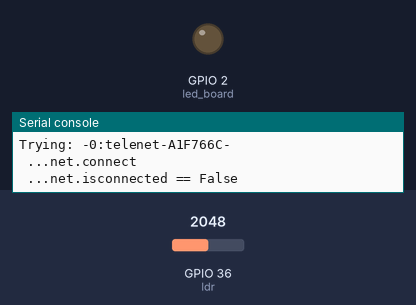
Bench run of a program on a simulated ESP32 board running MicroPython. Parts: output pins drawn as LEDs (lit = HIGH), the last lines printed to the serial console. The inputs (shaded band) are chosen by the test bench; at power-on: GPIO 36 (ldr) = 2048 (analog values on the 0–4095 scale). No MQTT or app messages arrive unless stated.

Above: at 0.1 s.
At 4.6 s:
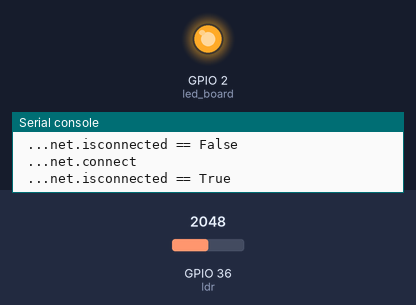
Timing chart, 0 to 7.0 s (numbered marks = the images above):
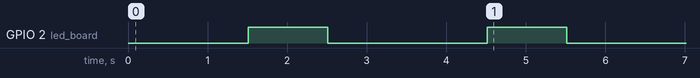

The program:

esp_ldrsensor.py
```python
import sys
import time
import json

from machine import Pin, ADC

from lib import simpleWifi_v2
from lib.connectMQTT import mqtt_connect_mosquitto_local

print("### ESP32 with LDR Sensor in HomeAssistant ###")
mqtt = None
DEV_NAME = "esp_ldr_sensor_sam"
SENSOR_ID = "19640927"

# Definitie van de sensor
ldr = ADC(Pin(36))
ldr.atten(ADC.ATTN_11DB)

# Functie auto detectieim van de sensor in HomeAssistant
def publish_discovery(client, dev_name, uid):
    discovery_topic = f"homeassistant/sensor/{dev_name}/config"
    discovery_payload = {
        "name": f"LDR 0",
        "state_topic": f"home/{dev_name}/state",
        "unit_of_measurement": "%",
        "unique_id": f"{dev_name}_{uid}",
        "value_template": "{{ value_json.ldr0 }}",  #ldr0 is de key om de waarde van ldr te publiceren
        "device": {
            "identifiers": [dev_name],
            "name": dev_name,
            "model": "ESP32",
            "manufacturer": "SamSam"
        }
    }
    print("Publishing discovery message")
    client.publish(
        discovery_topic.encode(),
        json.dumps(discovery_payload).encode(),
        retain=True)
    print("auto discovery message send to HomeAssistant")

print("Opening wifi")
wifi = simpleWifi_v2.Wifi()

wifi.open()
if wifi.get_status() > 0:
    print("wifi connected")
    print(wifi.get_IPdata())
else:
    print("wifi not connected, bye...")
    sys.exit()

print("Connecting to MQTT Broker")
mqtt = mqtt_connect_mosquitto_local()
if mqtt is None:
    print("No connection to MQTT Broker, bye...")
    sys.exit()

print("Ready to communicate :)")
publish_discovery(mqtt, DEV_NAME, SENSOR_ID)

while True:
    val = ldr.read()
    val_percent = 100 * (val/2**12)  # 2**12 = 4096
    payload = {
        "ldr0": round(val_percent, 2)
    }
    print(f"   __ waarde ldr0: {val_percent}")
    mqtt.publish(
        f"home/{DEV_NAME}/state",
        json.dumps(payload).encode()
    )
    time.sleep(2)
```

simpleWifi_v2.py
```python
import wifi_data_v2
import network
import time
from machine import Pin
class Wifi:

    bConnected = False

    def __init__(self):
        """ activation WLAN interface"""
        self.net=None
        self.status=0
        self.wdata=wifi_data_v2.Data
        try:
            self.net=network.WLAN(network.STA_IF)
            self.net.active(True)
        except Exception as e:
            self.status = -1
            if self.wdata.debug:
                print(e)

    def open(self):
        """connect to SSID from wifi_data"""
        try:
            print(f"Opening a connection to the WIFI")
            for j in range(0,len(self.wdata.ssid)):
                print(f"Trying: -{j}:{self.wdata.ssid[j]}-")
                for t in range(0,self.wdata.times_try):
                    try:
                        print(" ...net.connect")
                        self.net.connect(self.wdata.ssid[j],self.wdata.pwd[j])
                        if self.net.isconnected():
                            print(" ...net.isconnected == True")
                            self.status = 1
                            Wifi.bConnected = True
                            return True
                        print(" ...net.isconnected == False")
                        time.sleep_ms(100)
                    except:
                        time.sleep(100)
            self.status = -1
            return False
        except Exception as e:
            print(f"Exception: {e}")
            self.status = -1
            if self.wdata.debug:
                print(e)
            return False

    def open_static(self,ip,subnet,gateway,dns):
        print("Setting static IP address")
        self.net.ifconfig((ip,subnet,gateway,dns))
        """connect to SSID from wifi_data"""
        try:
            for j in range(0,len(self.wdata.ssid)):
                for t in range(0,self.wdata.times_try):
                    try:
                        self.net.connect(self.wdata.ssid[j],self.wdata.pwd[j])
                        if self.net.isconnected():
                            self.status = 1
                            Wifi.bConnected = True
                            return True
                        time.sleep_ms(100)
                    except:
                        time.sleep_ms(100)
            self.status = -1
            return False
        except Exception as e:
            print("Error Connection")
            self.status = -1
            if self.wdata.debug:
                print(e)
            return False

    def close(self):
        """disconnect"""
        self.net.disconnect()
        self.status = 0
        Wifi.bConnected = False

    def get_status(self):
        """gives status by blinking LED
        status NOK: 10 short flash
        status OK: Long on - short off - long on"""
        led_board=Pin(2,Pin.OUT)
        if self.status <= 0:
            for t in range(0,10):
                led_board.value(1)
                time.sleep_ms(100)
                led_board.value(0)
                time.sleep_ms(100)
        else:
            led_board.value(1)
            time.sleep_ms(1000)
            led_board.value(0)
            time.sleep_ms(2000)
            led_board.value(1)
            time.sleep_ms(1000)
            led_board.value(0)
        return self.status

    def checkWifiConnect(self):
        """Check if the ESP is still connected to the network
        if not, try to reconnect"""
        if self.get_IPdata() == "" or self.get_IPdata()[0]=="0.0.0.0":
            self.status=0
            self.open()
            self.get_status()

    def get_IPdata(self):
        """Get IP data"""
        if self.status>0:
            return self.net.ifconfig()
        else:
            return ""
```

connectMQTT.py
```python
from umqtt.robust import MQTTClient #module voor MQTT
import ssl

MQTT_SERVER = "192.168.0.192"
MQTT_PORT = 1884

MQTT_SERVER_HIVE = "cb1801cd6d3b48339e06180cc5a759ff.s1.eu.hivemq.cloud"
MQTT_PORT_HIVE = 8883

MQTT_USER = "samsam"
MQTT_PW = "H3tCv0.be"


def mqtt_connect_hivemq_cloud():
    #laat veiligheid over aan de server = Broker in de cloud
    context = ssl.SSLContext(ssl.PROTOCOL_TLS_CLIENT)
    context.verify_mode = ssl.CERT_NONE
    mqttcl = MQTTClient(
            client_id="sam_esp_1".encode(),
            server=MQTT_SERVER_HIVE.encode(),
            port=MQTT_PORT_HIVE,  # 0 wijst naar de standaard poort, dat is 8883
            user=MQTT_USER.encode(),
            password=MQTT_PW.encode(),
            keepalive=7200, #connectie wordt 7200 seconden opengehouden
            ssl=context,
    )
    mqttcl.connect()
    return mqttcl

def mqtt_connect_public_hivemq():
    #laat veiligheid over aan de server = Broker in de cloud
    mqttcl = MQTTClient(
            client_id="sam196409271".encode(),
            server="broker.hivemq.com")
    mqttcl.connect()
    return mqttcl

def mqtt_connect_mosquitto_local():
    #laat veiligheid over aan de server = Broker in de cloud
    print("Connecting to mosquitto local")
    context = ssl.SSLContext(ssl.PROTOCOL_TLS_CLIENT)
    context.verify_mode = ssl.CERT_NONE
    mqttcl = MQTTClient(
            client_id="sam_esp_1".encode(),
            server=MQTT_SERVER.encode(),
            port=MQTT_PORT,  # 0 wijst naar de standaard poort, dat is 8883
            user=MQTT_USER.encode(),
            password=MQTT_PW.encode(),
            keepalive=7200, #connectie wordt 7200 seconden opengehouden
            ssl=None,
    )
    mqttcl.connect()
    return mqttcl
```

wifi_data_v2.py
```python
class Data:
    ssid= ["telenet-A1F766C", "wifiCVO24"]
    pwd=["x58pethrKefm","H3tCv0.be"]
    times_try=10
    debug=True
```
